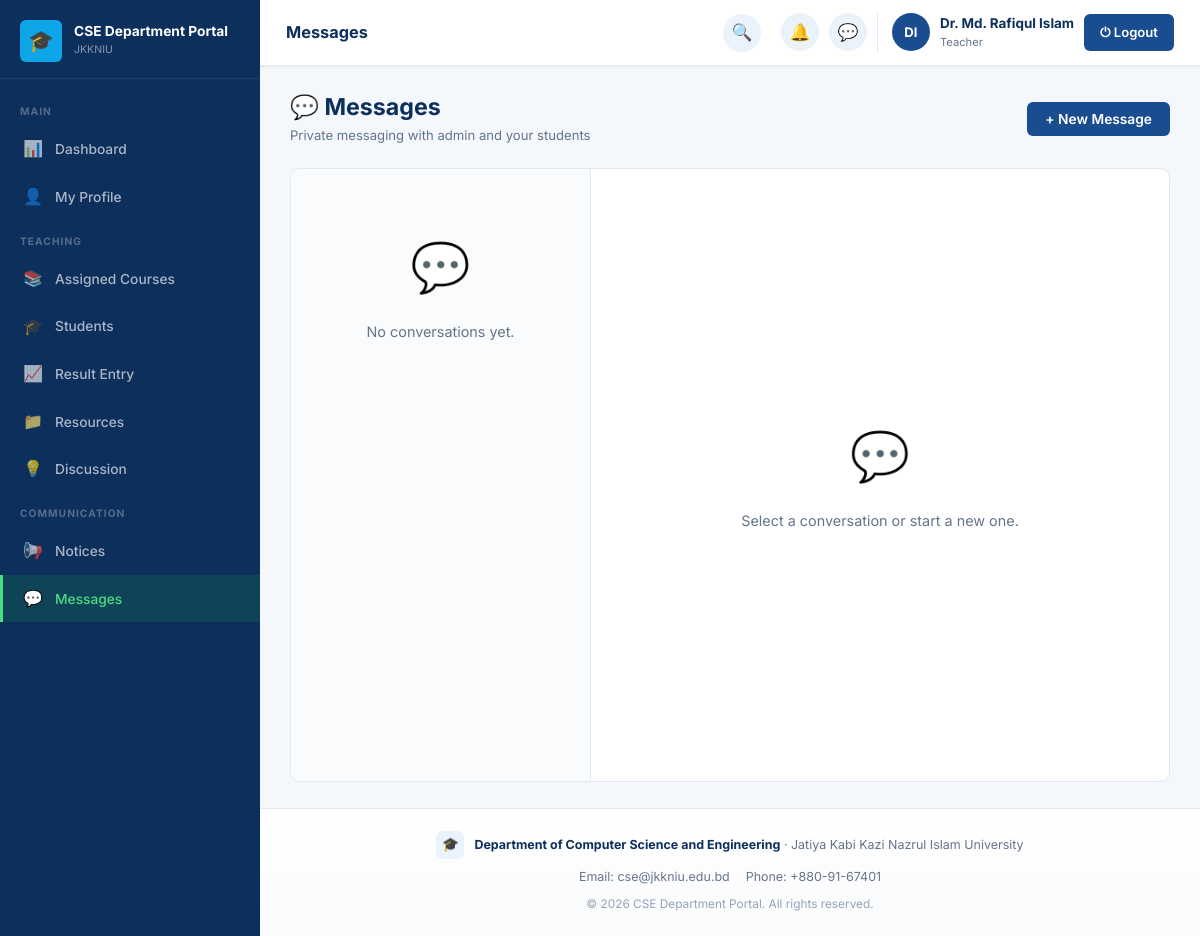
Screenshot of /teacher/messages.php (signed in) with the database file from the repository.
### tables this page shows
CREATE TABLE settings (
    id INT AUTO_INCREMENT PRIMARY KEY,
    portal_name VARCHAR(150) NOT NULL DEFAULT 'CSE Department Portal',
    university_name VARCHAR(200) NOT NULL DEFAULT 'Jatiya Kabi Kazi Nazrul Islam University',
    department_name VARCHAR(200) NOT NULL DEFAULT 'Department of Computer Science and Engineering',
    description TEXT DEFAULT NULL,
    contact_info TEXT DEFAULT NULL,
    logo VARCHAR(255) DEFAULT NULL
);

### app/classes/SettingsModel.php (called while the page is built, shortened)
<?php
class SettingsModel
{
    private PDO $db;
    public function __construct()
    {
        $this->db = Database::getInstance()->getConnection();
    }
    public function get(): array
    {
        $stmt = $this->db->query("SELECT * FROM settings ORDER BY id LIMIT 1");
        $row = $stmt->fetch();
        return $row;
    }
}

### app/classes/Database.php (called while the page is built, shortened)
<?php
class Database
{
    private static ?Database $instance = null;
    private PDO $connection;
    private function __construct()
    {
        $dsn = 'mysql:host=' . DB_HOST . ';dbname=' . DB_NAME . ';charset=' . DB_CHARSET;
        $options = [
            PDO::ATTR_ERRMODE            => PDO::ERRMODE_EXCEPTION,
            PDO::ATTR_DEFAULT_FETCH_MODE => PDO::FETCH_ASSOC,
            PDO::ATTR_EMULATE_PREPARES   => false,
        ];
        $this->connection = new PDO($dsn, DB_USER, DB_PASS, $options);
    }
    public static function getInstance(): Database
    {
        if (self::$instance === null) {
            self::$instance = new self();
        }
        return self::$instance;
    }
    public function getConnection(): PDO
    {
        return $this->connection;
    }
}

### config/config.php (called while the page is built, shortened)
<?php
spl_autoload_register(function ($class) {
    $paths = [
        ROOT_PATH . '/app/classes/' . $class . '.php',
        ROOT_PATH . '/app/models/' . $class . '.php',
        ROOT_PATH . '/app/controllers/' . $class . '.php',
    ];
    foreach ($paths as $path) {
        if (file_exists($path)) {
            return;
        }
    }
});

### teacher/messages.php (the view, shortened to what this page needs)
<?php
require_once '../config/database.php';
$messageModel = new MessageModel();
$userModel    = new User();
$myId         = Auth::userId();
$conversations = $messageModel->conversationList($myId);
$activeWith    = intval($_GET['with'] ?? 0);
$activeUser    = $activeWith ? $userModel->findById($activeWith) : null;
$thread        = $activeWith ? $messageModel->conversation($myId, $activeWith) : [];
$currentPage = 'Messages';
include '../includes/header.php';
?>
<div class="portal-layout">
<?php include '../includes/sidebar.php'; ?>
<div class="main-content">
<?php include '../includes/navbar.php'; ?>
<div class="page-content">
<div class="page-header">
    <div><h2>💬 Messages</h2><div class="page-subtitle">Private messaging with admin and your students</div></div>
    <button class="btn btn-primary" onclick="openModal('newMsgModal')">+ New Message</button>
</div>
<div class="messaging-layout">
    <div class="conversation-list">
        <?php if (empty($conversations)): ?>
            <div class="empty-state"><div class="empty-icon">💬</div><p>No conversations yet.</p></div>
        <?php else: foreach ($conversations as $c): ?>
        <a href="?with=<?= $c['id'] ?>" class="conversation-item <?= $activeWith==$c['id']?'active':'' ?>">
            <div class="user-avatar"><?= Helper::initials($c['name']) ?></div>
            <div style="flex:1;min-width:0">
                <div class="conversation-name"><?= htmlspecialchars($c['name']) ?> <span class="badge badge-gray" style="text-transform:capitalize;margin-left:4px"><?= htmlspecialchars($c['role']) ?></span></div>
                <div class="conversation-preview"><?= htmlspecialchars($c['last_message'] ?: '📎 Attachment') ?></div>
                <div class="conversation-time"><?= $c['last_time'] ? Helper::timeAgo($c['last_time']) : '' ?></div>
            </div>
        </a>
        <?php endforeach; endif; ?>
    </div>
    <div class="chat-panel">
        <?php if ($activeUser): ?>
        <div class="chat-header">
            <div class="user-avatar"><?= Helper::initials($activeUser['name']) ?></div>
            <div><div style="font-weight:700;color:var(--primary-dark)"><?= htmlspecialchars($activeUser['name']) ?></div><div style="font-size:0.74rem;color:var(--text-muted);text-transform:capitalize"><?= htmlspecialchars($activeUser['role']) ?></div></div>
        </div>
        <div class="chat-messages">
            <?php if (empty($thread)): ?>
                <div class="empty-state"><p>No messages yet. Say hello!</p></div>
            <?php else: foreach ($thread as $m): ?>
            <?php $files = $messageModel->getFiles($m['message_id']); $isMe = $m['sender_id']==$myId; ?>
            <div class="chat-bubble <?= $isMe?'sent':'received' ?>">
                <?php if (!empty($m['message'])): ?><?= nl2br(htmlspecialchars($m['message'])) ?><?php endif; ?>
                <?php foreach ($files as $f): ?><a href="<?= UPLOAD_URL . htmlspecialchars($f['file_path']) ?>" target="_blank" class="chat-attachment-link"><?= Helper::fileIcon($f['file_path']) ?> File</a><?php endforeach; ?>
                <div class="chat-bubble-time"><?= Helper::formatDate($m['created_at'], 'M j, g:i A') ?></div>
            </div>
            <?php endforeach; endif; ?>
        </div>
        <form method="POST" enctype="multipart/form-data" class="chat-input-row" id="chatForm">
            <input type="hidden" name="action" value="send">
            <input type="hidden" name="receiver_id" value="<?= $activeUser['id'] ?>">
            <input type="text" name="message" id="chatMessageInput" class="form-control" placeholder="Type a message...">
            <label class="btn btn-sm btn-outline" style="cursor:pointer">📎<input type="file" name="attachment" id="chatAttachInput" style="display:none"></label>
            <span id="chatAttachName" class="chat-attach-name"></span>
            <button type="submit" class="btn btn-primary">Send</button>
        </form>
        <?php else: ?>
        <div class="empty-state" style="margin:auto"><div class="empty-icon">💬</div><p>Select a conversation or start a new one.</p></div>
        <?php endif; ?>
    </div>
</div>
</div>
<?php include '../includes/footer.php'; ?>

### includes/sidebar.php (shortened to what this page needs)
<?php
$role         = $_SESSION['role'] ?? 'guest';
$currentPage  = $currentPage ?? '';
$sidebarClass = 'sidebar sidebar-' . $role;
$settingsModel = $settingsModel ?? new SettingsModel();
$settings      = $settings ?? $settingsModel->get();
function navItem($href, $icon, $label, $current, $badge = null) {
    $active = ($current === $label) ? ' active' : '';
    $badgeHtml = $badge ? '<span class="nav-badge">' . $badge . '</span>' : '';
    return '<a href="' . htmlspecialchars($href) . '" class="nav-item' . $active . '">
        <span class="nav-icon">' . $icon . '</span>
        <span>' . htmlspecialchars($label) . '</span>' . $badgeHtml . '
    </a>';
}
$pendingUsersCount  = 0;
$pendingReqCount    = 0;
$totalPendingBadge = ($pendingUsersCount + $pendingReqCount) ?: null;
?>
<aside class="<?= $sidebarClass ?>">
    <div class="sidebar-brand">
        <div class="brand-logo">
            <div class="brand-icon">
                <?php if (!empty($settings['logo'])): ?>
                    <img src="<?= UPLOAD_URL . htmlspecialchars($settings['logo']) ?>" alt="">
                <?php else: ?>🎓<?php endif; ?>
            </div>
            <div class="brand-text">
                <div class="brand-name"><?= htmlspecialchars($settings['portal_name'] ?? 'CSE Department Portal') ?></div>
                <div class="brand-univ">JKKNIU</div>
            </div>
        </div>
    </div>
    <nav class="sidebar-nav">
    <?php if ($role === 'admin'): ?>
        <div class="nav-section-label">Main</div>
        <?= navItem(BASE_URL.'admin/dashboard.php', '📊', 'Dashboard', $currentPage) ?>
        <?= navItem(BASE_URL.'admin/approvals.php', '✅', 'Approvals', $currentPage, $totalPendingBadge) ?>
        <div class="nav-section-label">User Management</div>
        <?= navItem(BASE_URL.'admin/students.php', '🎓', 'Students', $currentPage) ?>
        <?= navItem(BASE_URL.'admin/teachers.php', '👨‍🏫', 'Teachers', $currentPage) ?>
        <div class="nav-section-label">Academics</div>
        <?= navItem(BASE_URL.'admin/batches.php', '🗂️', 'Batches', $currentPage) ?>
        <?= navItem(BASE_URL.'admin/courses.php', '📚', 'Courses', $currentPage) ?>
        <?= navItem(BASE_URL.'admin/course_assignments.php', '🔗', 'Course Assignment', $currentPage) ?>
        <?= navItem(BASE_URL.'admin/routine.php', '🗓️', 'Routine', $currentPage) ?>
        <?= navItem(BASE_URL.'admin/exam_schedules.php', '📝', 'Exam Schedules', $currentPage) ?>
        <?= navItem(BASE_URL.'admin/results.php', '📈', 'Final Results', $currentPage) ?>
        <div class="nav-section-label">Communication</div>
        <?= navItem(BASE_URL.'admin/notices.php', '📢', 'Notices', $currentPage) ?>
        <?= navItem(BASE_URL.'admin/discussions.php', '💡', 'Discussion', $currentPage) ?>
        <?= navItem(BASE_URL.'admin/messages.php', '💬', 'Messages', $currentPage) ?>
        <div class="nav-section-label">System</div>
        <?= navItem(BASE_URL.'admin/settings.php', '⚙️', 'Settings', $currentPage) ?>
    <?php elseif ($role === 'teacher'): ?>
        <div class="nav-section-label">Main</div>
        <?= navItem(BASE_URL.'teacher/dashboard.php', '📊', 'Dashboard', $currentPage) ?>
        <?= navItem(BASE_URL.'teacher/profile.php', '👤', 'My Profile', $currentPage) ?>
        <div class="nav-section-label">Teaching</div>
        <?= navItem(BASE_URL.'teacher/courses.php', '📚', 'Assigned Courses', $currentPage) ?>
        <?= navItem(BASE_URL.'teacher/students.php', '🎓', 'Students', $currentPage) ?>
        <?= navItem(BASE_URL.'teacher/results.php', '📈', 'Result Entry', $currentPage) ?>
        <?= navItem(BASE_URL.'teacher/resources.php', '📁', 'Resources', $currentPage) ?>
        <?= navItem(BASE_URL.'teacher/discussions.php', '💡', 'Discussion', $currentPage) ?>
        <div class="nav-section-label">Communication</div>
        <?= navItem(BASE_URL.'teacher/notices.php', '📢', 'Notices', $currentPage) ?>
        <?= navItem(BASE_URL.'teacher/messages.php', '💬', 'Messages', $currentPage) ?>
    <?php endif; ?>
    </nav>
</aside>

### includes/footer.php (shortened to what this page needs)
    <footer class="portal-footer">
        <div class="footer-brand">
            <div class="footer-brand-icon">
                <?php if (!empty($settings['logo'])): ?>
                    <img src="<?= UPLOAD_URL . htmlspecialchars($settings['logo']) ?>" alt="">
                <?php else: ?>🎓<?php endif; ?>
            </div>
            <div class="footer-brand-text">
                <strong><?= htmlspecialchars($settings['department_name'] ?? 'Department of Computer Science and Engineering') ?></strong>
                &middot; <?= htmlspecialchars($settings['university_name'] ?? 'JKKNIU') ?>
            </div>
        </div>
        <?php if (!empty($settings['contact_info'])): ?>
        <div class="footer-contact">
            <?php foreach (explode('|', $settings['contact_info']) as $part): ?>
                <span><?= htmlspecialchars(trim($part)) ?></span>
            <?php endforeach; ?>
        </div>
        <?php endif; ?>
        <div class="footer-copyright">
            &copy; <?= date('Y') ?> <?= htmlspecialchars($settings['portal_name'] ?? 'CSE Department Portal') ?>. All rights reserved.
        </div>
    </footer>
</body>
</html>

### assets/css/dashboard.css (style rules this page uses)
.sidebar-teacher .nav-item.active { background: rgba(22,163,74,0.18); color: #4ade80; border-left-color: #4ade80; }
.messaging-layout { display: grid; grid-template-columns: 300px 1fr; gap: 0; height: calc(100vh - var(--nav-h) - 120px); min-height: 480px; background: white; border-radius: var(--radius); overflow: hidden; border: 1px solid var(--border); }
.conversation-list { border-right: 1px solid var(--border); overflow-y: auto; background: #fafbfc; }
.chat-panel { display: flex; flex-direction: column; height: 100%; }

### rows the page displays
settings: portal_name "CSE Department Portal", department_name "Department of Computer Science and Engineering", university_name "Jatiya Kabi Kazi Nazrul Islam University", contact_info "Email: cse@jkkniu.edu.bd", contact_info "Phone: +880-91-67401"

### other values shown
$icon "📊 👤 📚 🎓 📈 📁 💡 📢 💬"
$label "Dashboard My Profile Assigned Courses Students Result Entry Resources Discussion Notices Messages"
$pageTitle "Messages"
$initials "DI"
$userName "Dr. Md. Rafiqul Islam"
$role "Teacher"
